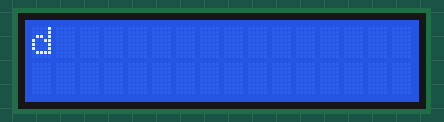
The sketch below on a simulated Arduino Uno, built with avr-gcc and run on an emulated ATmega328P. On the bench: 16×2 character LCD.

Above: at 0.21 s.
At 4.77 s:
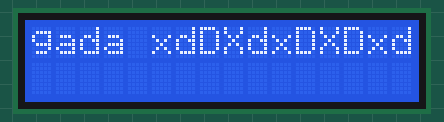
At 9.35 s:
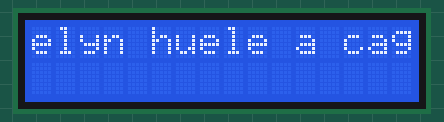
At 19.78 s:
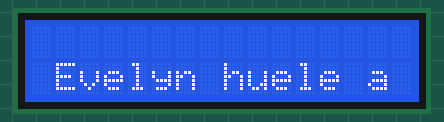
At 29.53 s:
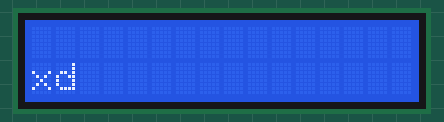
At 39.58 s:
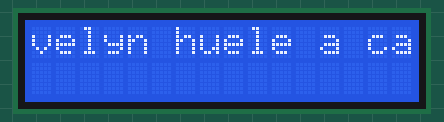

The sketch:

Pantalla_LCD.ino
```cpp
// Incluímos la libreria externa para poder utilizarla
#include <LiquidCrystal.h> // Entre los símbolos <> buscará en la carpeta de librerías configurada

// Definimos las constantes
#define COLS 16 // Columnas del LCD
#define ROWS 2 // Filas del LCD
#define VELOCIDAD 300 // Velocidad a la que se mueve el texto

// Lo primero is inicializar la librería indicando los pins de la interfaz
LiquidCrystal lcd(12, 11, 5, 4, 3, 2);

// Textos
String texto_fila = "Evelyn huele a cagada xdDXdxDXDxd";

void setup() {
  // Configuración monitor serie
  Serial.begin(9600);

  // Configuramos las filas y las columnas del LCD en este caso 16 columnas y 2 filas
  lcd.begin(COLS, ROWS);
}

void loop() {

  // Obtenemos el tamaño del texto
  int tam_texto=texto_fila.length();

  // Mostramos entrada texto por la izquierda
  for(int i=tam_texto; i>0 ; i--)
  {
    String texto = texto_fila.substring(i-1);

    // Limpiamos pantalla
    lcd.clear();

    //Situamos el cursor
    lcd.setCursor(0, 0);

    // Escribimos el texto
    lcd.print(texto);

    // Esperamos
    delay(VELOCIDAD);
  }

  // Desplazamos el texto hacia la derecha
  for(int i=1; i<=16;i++)
  {
    // Limpiamos pantalla
    lcd.clear();

    //Situamos el cursor
    lcd.setCursor(i, 0);

    // Escribimos el texto
    lcd.print(texto_fila);

    // Esperamos
    delay(VELOCIDAD);
  }

  // Desplazamos el texto hacia la izquierda en la segunda fila
  for(int i=16;i>=1;i--)
  {
    // Limpiamos pantalla
    lcd.clear();

    //Situamos el cursor
    lcd.setCursor(i, 1);

    // Escribimos el texto
    lcd.print(texto_fila);

    // Esperamos
    delay(VELOCIDAD);
  }

  // Mostramos salida del texto por la izquierda
  for(int i=1; i<=tam_texto ; i++)
  {
    String texto = texto_fila.substring(i-1);

    // Limpiamos pantalla
    lcd.clear();

    //Situamos el cursor
    lcd.setCursor(0, 1);

    // Escribimos el texto
    lcd.print(texto);

    // Esperamos
    delay(VELOCIDAD);
  }
}
```
